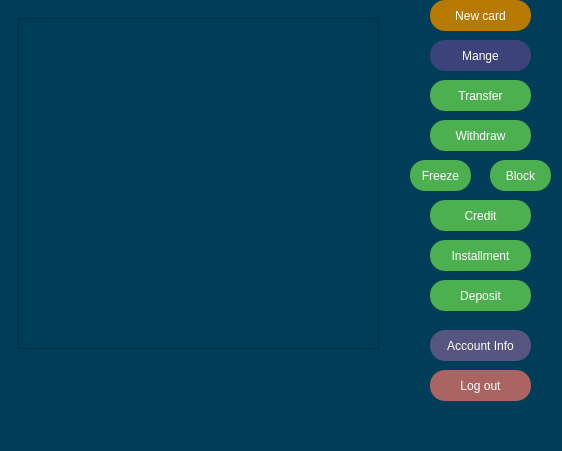
<?xml version="1.0" encoding="UTF-8"?>
<ui version="4.0">
 <class>ClientWindow</class>
 <widget class="QMainWindow" name="ClientWindow">
  <property name="geometry">
   <rect>
    <x>0</x>
    <y>0</y>
    <width>562</width>
    <height>451</height>
   </rect>
  </property>
  <property name="windowTitle">
   <string>MainWindow</string>
  </property>
  <property name="styleSheet">
   <string notr="true">background-color: rgb(0, 61, 89);</string>
  </property>
  <widget class="QWidget" name="centralwidget">
   <widget class="QPushButton" name="credit_but">
    <property name="geometry">
     <rect>
      <x>430</x>
      <y>200</y>
      <width>101</width>
      <height>31</height>
     </rect>
    </property>
    <property name="font">
     <font>
      <pointsize>-1</pointsize>
      <underline>false</underline>
      <strikeout>false</strikeout>
     </font>
    </property>
    <property name="cursor">
     <cursorShape>PointingHandCursor</cursorShape>
    </property>
    <property name="styleSheet">
     <string notr="true">QPushButton {
  font-size: 12px;
  text-align: center;
  text-decoration: none;
  outline: none;
  color: #fff;
  background-color: #4CAF50;
  border: none;
  border-radius: 15px;
}
QPushButton:hover{
 background-color: rgb(85, 195, 89);
}</string>
    </property>
    <property name="text">
     <string>Credit</string>
    </property>
   </widget>
   <widget class="QPushButton" name="withdraw_but">
    <property name="geometry">
     <rect>
      <x>430</x>
      <y>120</y>
      <width>101</width>
      <height>31</height>
     </rect>
    </property>
    <property name="font">
     <font>
      <pointsize>-1</pointsize>
      <underline>false</underline>
      <strikeout>false</strikeout>
     </font>
    </property>
    <property name="cursor">
     <cursorShape>PointingHandCursor</cursorShape>
    </property>
    <property name="styleSheet">
     <string notr="true">QPushButton {
  font-size: 12px;
  text-align: center;
  text-decoration: none;
  outline: none;
  color: #fff;
  background-color: #4CAF50;
  border: none;
  border-radius: 15px;
}
QPushButton:hover{
 background-color: rgb(85, 195, 89);
}</string>
    </property>
    <property name="text">
     <string>Withdraw</string>
    </property>
   </widget>
   <widget class="QPushButton" name="freeze_but">
    <property name="geometry">
     <rect>
      <x>410</x>
      <y>160</y>
      <width>61</width>
      <height>31</height>
     </rect>
    </property>
    <property name="font">
     <font>
      <pointsize>-1</pointsize>
      <underline>false</underline>
      <strikeout>false</strikeout>
     </font>
    </property>
    <property name="cursor">
     <cursorShape>PointingHandCursor</cursorShape>
    </property>
    <property name="styleSheet">
     <string notr="true">QPushButton {
  font-size: 12px;
  text-align: center;
  text-decoration: none;
  outline: none;
  color: #fff;
  background-color: #4CAF50;
  border: none;
  border-radius: 15px;
}
QPushButton:hover{
 background-color: rgb(85, 195, 89);
}</string>
    </property>
    <property name="text">
     <string>Freeze</string>
    </property>
   </widget>
   <widget class="QPushButton" name="new_card_but">
    <property name="geometry">
     <rect>
      <x>430</x>
      <y>0</y>
      <width>101</width>
      <height>31</height>
     </rect>
    </property>
    <property name="font">
     <font>
      <pointsize>-1</pointsize>
      <underline>false</underline>
      <strikeout>false</strikeout>
     </font>
    </property>
    <property name="cursor">
     <cursorShape>PointingHandCursor</cursorShape>
    </property>
    <property name="styleSheet">
     <string notr="true">QPushButton {
  font-size: 12px;
  text-align: center;
  text-decoration: none;
  outline: none;
  color: #fff;
  background-color: rgb(183, 122, 0);
  border: none;
  border-radius: 15px;
}
QPushButton:hover{
 background-color: rgb(85, 195, 89);
}</string>
    </property>
    <property name="text">
     <string>New card</string>
    </property>
   </widget>
   <widget class="QPushButton" name="info_but">
    <property name="geometry">
     <rect>
      <x>430</x>
      <y>330</y>
      <width>101</width>
      <height>31</height>
     </rect>
    </property>
    <property name="font">
     <font>
      <pointsize>-1</pointsize>
      <underline>false</underline>
      <strikeout>false</strikeout>
     </font>
    </property>
    <property name="cursor">
     <cursorShape>PointingHandCursor</cursorShape>
    </property>
    <property name="styleSheet">
     <string notr="true">QPushButton {
  font-size: 12px;
  text-align: center;
  text-decoration: none;
  outline: none;
  color: #fff;
  background-color: rgb(85, 85, 127);
  border: none;
  border-radius: 15px;
}
QPushButton:hover{
 background-color: rgb(85, 195, 89);
}</string>
    </property>
    <property name="text">
     <string>Account Info</string>
    </property>
   </widget>
   <widget class="QPushButton" name="log_out_but">
    <property name="geometry">
     <rect>
      <x>430</x>
      <y>370</y>
      <width>101</width>
      <height>31</height>
     </rect>
    </property>
    <property name="font">
     <font>
      <pointsize>-1</pointsize>
      <underline>false</underline>
      <strikeout>false</strikeout>
     </font>
    </property>
    <property name="cursor">
     <cursorShape>PointingHandCursor</cursorShape>
    </property>
    <property name="styleSheet">
     <string notr="true">QPushButton {
  font-size: 12px;
  text-align: center;
  text-decoration: none;
  outline: none;
  color: #fff;
  background-color: rgb(170, 101, 99);
  border: none;
  border-radius: 15px;
}
QPushButton:hover{
 background-color: rgb(85, 195, 89);
}</string>
    </property>
    <property name="text">
     <string>Log out</string>
    </property>
   </widget>
   <widget class="QPushButton" name="transfer_but">
    <property name="geometry">
     <rect>
      <x>430</x>
      <y>80</y>
      <width>101</width>
      <height>31</height>
     </rect>
    </property>
    <property name="font">
     <font>
      <pointsize>-1</pointsize>
      <underline>false</underline>
      <strikeout>false</strikeout>
     </font>
    </property>
    <property name="cursor">
     <cursorShape>PointingHandCursor</cursorShape>
    </property>
    <property name="styleSheet">
     <string notr="true">QPushButton {
  font-size: 12px;
  text-align: center;
  text-decoration: none;
  outline: none;
  color: #fff;
  background-color: #4CAF50;
  border: none;
  border-radius: 15px;
}
QPushButton:hover{
 background-color: rgb(85, 195, 89);
}</string>
    </property>
    <property name="text">
     <string>Transfer</string>
    </property>
   </widget>
   <widget class="QWidget" name="layoutWidget">
    <property name="geometry">
     <rect>
      <x>9</x>
      <y>9</y>
      <width>391</width>
      <height>391</height>
     </rect>
    </property>
    <layout class="QVBoxLayout" name="verticalLayout">
     <item>
      <widget class="QStackedWidget" name="stacked_widget">
       <property name="currentIndex">
        <number>0</number>
       </property>
       <widget class="QWidget" name="page">
        <widget class="QTableWidget" name="table_widget">
         <property name="geometry">
          <rect>
           <x>9</x>
           <y>9</y>
           <width>361</width>
           <height>331</height>
          </rect>
         </property>
         <property name="palette">
          <palette>
           <active>
            <colorrole role="WindowText">
             <brush brushstyle="SolidPattern">
              <color alpha="255">
               <red>255</red>
               <green>255</green>
               <blue>255</blue>
              </color>
             </brush>
            </colorrole>
            <colorrole role="Button">
             <brush brushstyle="SolidPattern">
              <color alpha="255">
               <red>0</red>
               <green>61</green>
               <blue>89</blue>
              </color>
             </brush>
            </colorrole>
            <colorrole role="Light">
             <brush brushstyle="SolidPattern">
              <color alpha="255">
               <red>255</red>
               <green>255</green>
               <blue>255</blue>
              </color>
             </brush>
            </colorrole>
            <colorrole role="Midlight">
             <brush brushstyle="SolidPattern">
              <color alpha="255">
               <red>227</red>
               <green>227</green>
               <blue>227</blue>
              </color>
             </brush>
            </colorrole>
            <colorrole role="Dark">
             <brush brushstyle="SolidPattern">
              <color alpha="255">
               <red>31</red>
               <green>31</green>
               <blue>31</blue>
              </color>
             </brush>
            </colorrole>
            <colorrole role="Mid">
             <brush brushstyle="SolidPattern">
              <color alpha="255">
               <red>175</red>
               <green>175</green>
               <blue>175</blue>
              </color>
             </brush>
            </colorrole>
            <colorrole role="Text">
             <brush brushstyle="SolidPattern">
              <color alpha="255">
               <red>255</red>
               <green>255</green>
               <blue>255</blue>
              </color>
             </brush>
            </colorrole>
            <colorrole role="BrightText">
             <brush brushstyle="SolidPattern">
              <color alpha="255">
               <red>255</red>
               <green>51</green>
               <blue>51</blue>
              </color>
             </brush>
            </colorrole>
            <colorrole role="ButtonText">
             <brush brushstyle="SolidPattern">
              <color alpha="255">
               <red>255</red>
               <green>255</green>
               <blue>255</blue>
              </color>
             </brush>
            </colorrole>
            <colorrole role="Base">
             <brush brushstyle="SolidPattern">
              <color alpha="255">
               <red>0</red>
               <green>61</green>
               <blue>89</blue>
              </color>
             </brush>
            </colorrole>
            <colorrole role="Window">
             <brush brushstyle="SolidPattern">
              <color alpha="255">
               <red>0</red>
               <green>61</green>
               <blue>89</blue>
              </color>
             </brush>
            </colorrole>
            <colorrole role="Shadow">
             <brush brushstyle="SolidPattern">
              <color alpha="255">
               <red>105</red>
               <green>105</green>
               <blue>105</blue>
              </color>
             </brush>
            </colorrole>
            <colorrole role="Highlight">
             <brush brushstyle="SolidPattern">
              <color alpha="170">
               <red>0</red>
               <green>0</green>
               <blue>0</blue>
              </color>
             </brush>
            </colorrole>
            <colorrole role="HighlightedText">
             <brush brushstyle="SolidPattern">
              <color alpha="255">
               <red>255</red>
               <green>255</green>
               <blue>255</blue>
              </color>
             </brush>
            </colorrole>
            <colorrole role="Link">
             <brush brushstyle="SolidPattern">
              <color alpha="255">
               <red>0</red>
               <green>122</green>
               <blue>244</blue>
              </color>
             </brush>
            </colorrole>
            <colorrole role="LinkVisited">
             <brush brushstyle="SolidPattern">
              <color alpha="255">
               <red>165</red>
               <green>122</green>
               <blue>255</blue>
              </color>
             </brush>
            </colorrole>
            <colorrole role="AlternateBase">
             <brush brushstyle="SolidPattern">
              <color alpha="255">
               <red>53</red>
               <green>54</green>
               <blue>55</blue>
              </color>
             </brush>
            </colorrole>
            <colorrole role="NoRole">
             <brush brushstyle="SolidPattern">
              <color alpha="255">
               <red>0</red>
               <green>0</green>
               <blue>0</blue>
              </color>
             </brush>
            </colorrole>
            <colorrole role="ToolTipBase">
             <brush brushstyle="SolidPattern">
              <color alpha="255">
               <red>17</red>
               <green>17</green>
               <blue>17</blue>
              </color>
             </brush>
            </colorrole>
            <colorrole role="ToolTipText">
             <brush brushstyle="SolidPattern">
              <color alpha="255">
               <red>218</red>
               <green>218</green>
               <blue>218</blue>
              </color>
             </brush>
            </colorrole>
            <colorrole role="PlaceholderText">
             <brush brushstyle="SolidPattern">
              <color alpha="255">
               <red>255</red>
               <green>255</green>
               <blue>255</blue>
              </color>
             </brush>
            </colorrole>
           </active>
           <inactive>
            <colorrole role="WindowText">
             <brush brushstyle="SolidPattern">
              <color alpha="255">
               <red>255</red>
               <green>255</green>
               <blue>255</blue>
              </color>
             </brush>
            </colorrole>
            <colorrole role="Button">
             <brush brushstyle="SolidPattern">
              <color alpha="255">
               <red>0</red>
               <green>61</green>
               <blue>89</blue>
              </color>
             </brush>
            </colorrole>
            <colorrole role="Light">
             <brush brushstyle="SolidPattern">
              <color alpha="255">
               <red>255</red>
               <green>255</green>
               <blue>255</blue>
              </color>
             </brush>
            </colorrole>
            <colorrole role="Midlight">
             <brush brushstyle="SolidPattern">
              <color alpha="255">
               <red>227</red>
               <green>227</green>
               <blue>227</blue>
              </color>
             </brush>
            </colorrole>
            <colorrole role="Dark">
             <brush brushstyle="SolidPattern">
              <color alpha="255">
               <red>31</red>
               <green>31</green>
               <blue>31</blue>
              </color>
             </brush>
            </colorrole>
            <colorrole role="Mid">
             <brush brushstyle="SolidPattern">
              <color alpha="255">
               <red>175</red>
               <green>175</green>
               <blue>175</blue>
              </color>
             </brush>
            </colorrole>
            <colorrole role="Text">
             <brush brushstyle="SolidPattern">
              <color alpha="255">
               <red>255</red>
               <green>255</green>
               <blue>255</blue>
              </color>
             </brush>
            </colorrole>
            <colorrole role="BrightText">
             <brush brushstyle="SolidPattern">
              <color alpha="255">
               <red>255</red>
               <green>51</green>
               <blue>51</blue>
              </color>
             </brush>
            </colorrole>
            <colorrole role="ButtonText">
             <brush brushstyle="SolidPattern">
              <color alpha="255">
               <red>255</red>
               <green>255</green>
               <blue>255</blue>
              </color>
             </brush>
            </colorrole>
            <colorrole role="Base">
             <brush brushstyle="SolidPattern">
              <color alpha="255">
               <red>0</red>
               <green>61</green>
               <blue>89</blue>
              </color>
             </brush>
            </colorrole>
            <colorrole role="Window">
             <brush brushstyle="SolidPattern">
              <color alpha="255">
               <red>0</red>
               <green>61</green>
               <blue>89</blue>
              </color>
             </brush>
            </colorrole>
            <colorrole role="Shadow">
             <brush brushstyle="SolidPattern">
              <color alpha="255">
               <red>105</red>
               <green>105</green>
               <blue>105</blue>
              </color>
             </brush>
            </colorrole>
            <colorrole role="Highlight">
             <brush brushstyle="SolidPattern">
              <color alpha="170">
               <red>31</red>
               <green>117</green>
               <blue>204</blue>
              </color>
             </brush>
            </colorrole>
            <colorrole role="HighlightedText">
             <brush brushstyle="SolidPattern">
              <color alpha="255">
               <red>255</red>
               <green>255</green>
               <blue>255</blue>
              </color>
             </brush>
            </colorrole>
            <colorrole role="Link">
             <brush brushstyle="SolidPattern">
              <color alpha="255">
               <red>0</red>
               <green>122</green>
               <blue>244</blue>
              </color>
             </brush>
            </colorrole>
            <colorrole role="LinkVisited">
             <brush brushstyle="SolidPattern">
              <color alpha="255">
               <red>165</red>
               <green>122</green>
               <blue>255</blue>
              </color>
             </brush>
            </colorrole>
            <colorrole role="AlternateBase">
             <brush brushstyle="SolidPattern">
              <color alpha="255">
               <red>53</red>
               <green>54</green>
               <blue>55</blue>
              </color>
             </brush>
            </colorrole>
            <colorrole role="NoRole">
             <brush brushstyle="NoBrush">
              <color alpha="255">
               <red>0</red>
               <green>0</green>
               <blue>0</blue>
              </color>
             </brush>
            </colorrole>
            <colorrole role="ToolTipBase">
             <brush brushstyle="SolidPattern">
              <color alpha="255">
               <red>17</red>
               <green>17</green>
               <blue>17</blue>
              </color>
             </brush>
            </colorrole>
            <colorrole role="ToolTipText">
             <brush brushstyle="SolidPattern">
              <color alpha="255">
               <red>218</red>
               <green>218</green>
               <blue>218</blue>
              </color>
             </brush>
            </colorrole>
            <colorrole role="PlaceholderText">
             <brush brushstyle="SolidPattern">
              <color alpha="255">
               <red>255</red>
               <green>255</green>
               <blue>255</blue>
              </color>
             </brush>
            </colorrole>
           </inactive>
           <disabled>
            <colorrole role="WindowText">
             <brush brushstyle="SolidPattern">
              <color alpha="255">
               <red>255</red>
               <green>255</green>
               <blue>255</blue>
              </color>
             </brush>
            </colorrole>
            <colorrole role="Button">
             <brush brushstyle="SolidPattern">
              <color alpha="255">
               <red>0</red>
               <green>61</green>
               <blue>89</blue>
              </color>
             </brush>
            </colorrole>
            <colorrole role="Light">
             <brush brushstyle="SolidPattern">
              <color alpha="255">
               <red>255</red>
               <green>255</green>
               <blue>255</blue>
              </color>
             </brush>
            </colorrole>
            <colorrole role="Midlight">
             <brush brushstyle="SolidPattern">
              <color alpha="255">
               <red>247</red>
               <green>247</green>
               <blue>247</blue>
              </color>
             </brush>
            </colorrole>
            <colorrole role="Dark">
             <brush brushstyle="SolidPattern">
              <color alpha="255">
               <red>31</red>
               <green>31</green>
               <blue>31</blue>
              </color>
             </brush>
            </colorrole>
            <colorrole role="Mid">
             <brush brushstyle="SolidPattern">
              <color alpha="255">
               <red>175</red>
               <green>175</green>
               <blue>175</blue>
              </color>
             </brush>
            </colorrole>
            <colorrole role="Text">
             <brush brushstyle="SolidPattern">
              <color alpha="255">
               <red>255</red>
               <green>255</green>
               <blue>255</blue>
              </color>
             </brush>
            </colorrole>
            <colorrole role="BrightText">
             <brush brushstyle="SolidPattern">
              <color alpha="255">
               <red>255</red>
               <green>51</green>
               <blue>51</blue>
              </color>
             </brush>
            </colorrole>
            <colorrole role="ButtonText">
             <brush brushstyle="SolidPattern">
              <color alpha="255">
               <red>255</red>
               <green>255</green>
               <blue>255</blue>
              </color>
             </brush>
            </colorrole>
            <colorrole role="Base">
             <brush brushstyle="SolidPattern">
              <color alpha="255">
               <red>0</red>
               <green>61</green>
               <blue>89</blue>
              </color>
             </brush>
            </colorrole>
            <colorrole role="Window">
             <brush brushstyle="SolidPattern">
              <color alpha="255">
               <red>0</red>
               <green>61</green>
               <blue>89</blue>
              </color>
             </brush>
            </colorrole>
            <colorrole role="Shadow">
             <brush brushstyle="SolidPattern">
              <color alpha="255">
               <red>0</red>
               <green>0</green>
               <blue>0</blue>
              </color>
             </brush>
            </colorrole>
            <colorrole role="Highlight">
             <brush brushstyle="SolidPattern">
              <color alpha="170">
               <red>31</red>
               <green>117</green>
               <blue>204</blue>
              </color>
             </brush>
            </colorrole>
            <colorrole role="HighlightedText">
             <brush brushstyle="SolidPattern">
              <color alpha="255">
               <red>255</red>
               <green>255</green>
               <blue>255</blue>
              </color>
             </brush>
            </colorrole>
            <colorrole role="Link">
             <brush brushstyle="SolidPattern">
              <color alpha="255">
               <red>0</red>
               <green>122</green>
               <blue>244</blue>
              </color>
             </brush>
            </colorrole>
            <colorrole role="LinkVisited">
             <brush brushstyle="SolidPattern">
              <color alpha="255">
               <red>165</red>
               <green>122</green>
               <blue>255</blue>
              </color>
             </brush>
            </colorrole>
            <colorrole role="AlternateBase">
             <brush brushstyle="SolidPattern">
              <color alpha="255">
               <red>53</red>
               <green>54</green>
               <blue>55</blue>
              </color>
             </brush>
            </colorrole>
            <colorrole role="NoRole">
             <brush brushstyle="NoBrush">
              <color alpha="255">
               <red>0</red>
               <green>0</green>
               <blue>0</blue>
              </color>
             </brush>
            </colorrole>
            <colorrole role="ToolTipBase">
             <brush brushstyle="SolidPattern">
              <color alpha="255">
               <red>17</red>
               <green>17</green>
               <blue>17</blue>
              </color>
             </brush>
            </colorrole>
            <colorrole role="ToolTipText">
             <brush brushstyle="SolidPattern">
              <color alpha="255">
               <red>218</red>
               <green>218</green>
               <blue>218</blue>
              </color>
             </brush>
            </colorrole>
            <colorrole role="PlaceholderText">
             <brush brushstyle="SolidPattern">
              <color alpha="255">
               <red>255</red>
               <green>255</green>
               <blue>255</blue>
              </color>
             </brush>
            </colorrole>
           </disabled>
          </palette>
         </property>
         <property name="font">
          <font>
           <pointsize>14</pointsize>
          </font>
         </property>
         <property name="styleSheet">
          <string notr="true">color: rgb(255, 255, 255);
gridline-color: rgb(255, 255, 255);</string>
         </property>
         <property name="editTriggers">
          <set>QAbstractItemView::NoEditTriggers</set>
         </property>
         <property name="showGrid">
          <bool>true</bool>
         </property>
         <attribute name="horizontalHeaderVisible">
          <bool>false</bool>
         </attribute>
         <attribute name="verticalHeaderVisible">
          <bool>false</bool>
         </attribute>
        </widget>
       </widget>
       <widget class="QWidget" name="page_2"/>
      </widget>
     </item>
     <item>
      <widget class="QLabel" name="current_label">
       <property name="styleSheet">
        <string notr="true">font: 16pt &quot;Segoe UI&quot;;
color: rgb(255, 255, 255);</string>
       </property>
       <property name="text">
        <string/>
       </property>
      </widget>
     </item>
    </layout>
   </widget>
   <widget class="QPushButton" name="installment_but">
    <property name="geometry">
     <rect>
      <x>430</x>
      <y>240</y>
      <width>101</width>
      <height>31</height>
     </rect>
    </property>
    <property name="font">
     <font>
      <pointsize>-1</pointsize>
      <underline>false</underline>
      <strikeout>false</strikeout>
     </font>
    </property>
    <property name="cursor">
     <cursorShape>PointingHandCursor</cursorShape>
    </property>
    <property name="styleSheet">
     <string notr="true">QPushButton {
  font-size: 12px;
  text-align: center;
  text-decoration: none;
  outline: none;
  color: #fff;
  background-color: #4CAF50;
  border: none;
  border-radius: 15px;
}
QPushButton:hover{
 background-color: rgb(85, 195, 89);
}</string>
    </property>
    <property name="text">
     <string>Installment</string>
    </property>
   </widget>
   <widget class="QPushButton" name="manage_but">
    <property name="geometry">
     <rect>
      <x>430</x>
      <y>40</y>
      <width>101</width>
      <height>31</height>
     </rect>
    </property>
    <property name="font">
     <font>
      <pointsize>-1</pointsize>
      <underline>false</underline>
      <strikeout>false</strikeout>
     </font>
    </property>
    <property name="cursor">
     <cursorShape>PointingHandCursor</cursorShape>
    </property>
    <property name="styleSheet">
     <string notr="true">QPushButton {
  font-size: 12px;
  text-align: center;
  text-decoration: none;
  outline: none;
  color: #fff;
  background-color: rgb(60, 66, 122);
  border: none;
  border-radius: 15px;
}
QPushButton:hover{
 background-color: rgb(85, 195, 89);
}</string>
    </property>
    <property name="text">
     <string>Mange</string>
    </property>
   </widget>
   <widget class="QPushButton" name="block_but">
    <property name="geometry">
     <rect>
      <x>490</x>
      <y>160</y>
      <width>61</width>
      <height>31</height>
     </rect>
    </property>
    <property name="font">
     <font>
      <pointsize>-1</pointsize>
      <underline>false</underline>
      <strikeout>false</strikeout>
     </font>
    </property>
    <property name="cursor">
     <cursorShape>PointingHandCursor</cursorShape>
    </property>
    <property name="styleSheet">
     <string notr="true">QPushButton {
  font-size: 12px;
  text-align: center;
  text-decoration: none;
  outline: none;
  color: #fff;
  background-color: #4CAF50;
  border: none;
  border-radius: 15px;
}
QPushButton:hover{
 background-color: rgb(85, 195, 89);
}</string>
    </property>
    <property name="text">
     <string>Block</string>
    </property>
   </widget>
   <widget class="QPushButton" name="deposit_but">
    <property name="geometry">
     <rect>
      <x>430</x>
      <y>280</y>
      <width>101</width>
      <height>31</height>
     </rect>
    </property>
    <property name="font">
     <font>
      <pointsize>-1</pointsize>
      <underline>false</underline>
      <strikeout>false</strikeout>
     </font>
    </property>
    <property name="cursor">
     <cursorShape>PointingHandCursor</cursorShape>
    </property>
    <property name="styleSheet">
     <string notr="true">QPushButton {
  font-size: 12px;
  text-align: center;
  text-decoration: none;
  outline: none;
  color: #fff;
  background-color: #4CAF50;
  border: none;
  border-radius: 15px;
}
QPushButton:hover{
 background-color: rgb(85, 195, 89);
}</string>
    </property>
    <property name="text">
     <string>Deposit</string>
    </property>
   </widget>
  </widget>
  <widget class="QMenuBar" name="menubar">
   <property name="geometry">
    <rect>
     <x>0</x>
     <y>0</y>
     <width>562</width>
     <height>21</height>
    </rect>
   </property>
  </widget>
  <widget class="QStatusBar" name="statusbar"/>
 </widget>
 <resources/>
 <connections/>
</ui>
